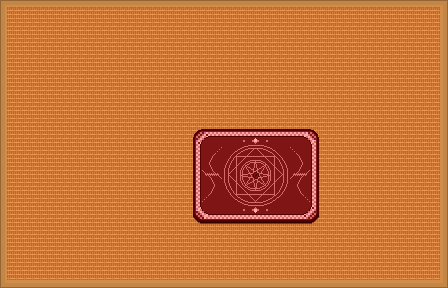

Below is a game level as drawn by its tile map, then a one-line description and the .tmx that defines it (tile-layer data replaced by summaries):
An orthogonal 14x9 tile map with 32x32 px tiles, 2 tile layers (background, decoration), 2 tilesets and 3 objects (2x gameobject, keyitem).

<map version="1.0" orientation="orthogonal" renderorder="right-down" width="14" height="9" tilewidth="32" tileheight="32" nextobjectid="5">
 <tileset firstgid="1" name="spritesheet-tiles" tilewidth="32" tileheight="32" spacing="5" tilecount="729" columns="27">
  <image source="../images/spritesheet-tiles.png" width="1024" height="1024" />
 </tileset>
 <tileset firstgid="730" name="objects" tilewidth="96" tileheight="128" tilecount="3" columns="0">
  <tile id="0">
   <image width="96" height="128" source="../images/bed-bunk.png" />
  </tile>
  <tile id="1">
   <image width="96" height="64" source="../images/desk-dorm.png" />
  </tile>
  <tile id="2">
   <image width="32" height="32" source="../images/key-college.png" />
  </tile>
 </tileset>
 <layer name="background" width="14" height="9">
  <data>[126 cells, 126 non-empty, 1 distinct tile ids]</data>
 </layer>
 <layer name="decoration" width="14" height="9">
  <data>[126 cells, 54 non-empty, 20 distinct tile ids]</data>
 </layer>
 <objectgroup name="objects">
  <object id="1" name="bed-bunk" type="gameobject" gid="730" x="64" y="160" width="96" height="128" />
  <object id="2" name="desk-dorm" type="gameobject" gid="731" x="208" y="104" width="96" height="64" />
  <object id="3" name="keyitem" type="keyitem" gid="732" x="144" y="216" width="32" height="32" />
 </objectgroup>
</map>
